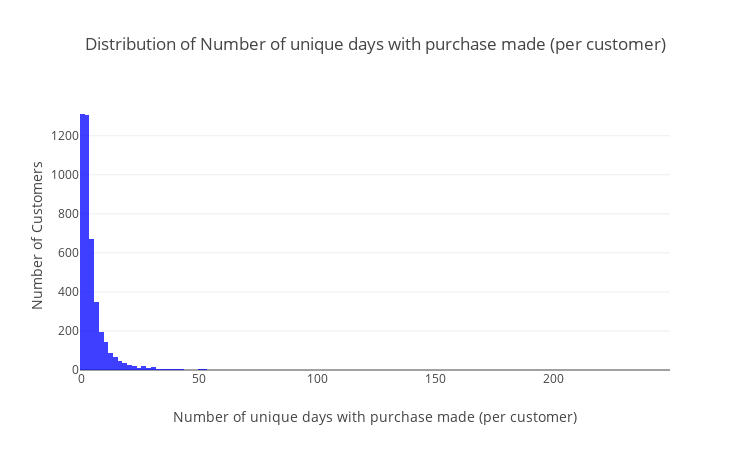

Notebook cell for this chart:
### Code cell
trace1 = go.Histogram(
    x=num_unique_days_with_purchase_per_customer.values,
    nbinsx=200,
    name="Number of unique days with purchase made (per customer)",
    marker_color='blue',
)

data = [trace1]

layout = go.Layout(
    width=750,
    height=450,
    title="Distribution of Number of unique days with purchase made (per customer)",
    xaxis=dict(title="Number of unique days with purchase made (per customer)"),
    yaxis=dict(title="Number of Customers"),
    barmode='stack'
)

fig = go.Figure(data=data, layout=layout)
fig.update_traces(opacity=0.75)

plotly.offline.iplot(fig)

### Figure 1 — Plotly figure (JSON) as saved in the notebook; plotly's stock layout.template omitted (floating-point values rounded to 4 significant figures; data arrays with more than 128 entries replaced by an {"elided": "..."} marker saying what was removed)
{"data": [{"marker": {"color": "blue"}, "name": "Number of unique days with purchase made (per customer)", "nbinsx": 200, "opacity": 0.75, "type": "histogram", "uid": "9e0bf96a-4e80-413e-909e-7134a2b68a6b", "x": {"elided": "4372 int values"}}], "layout": {"barmode": "stack", "height": 450, "title": {"text": "Distribution of Number of unique days with purchase made (per customer)"}, "width": 750, "xaxis": {"title": {"text": "Number of unique days with purchase made (per customer)"}}, "yaxis": {"title": {"text": "Number of Customers"}}}}
